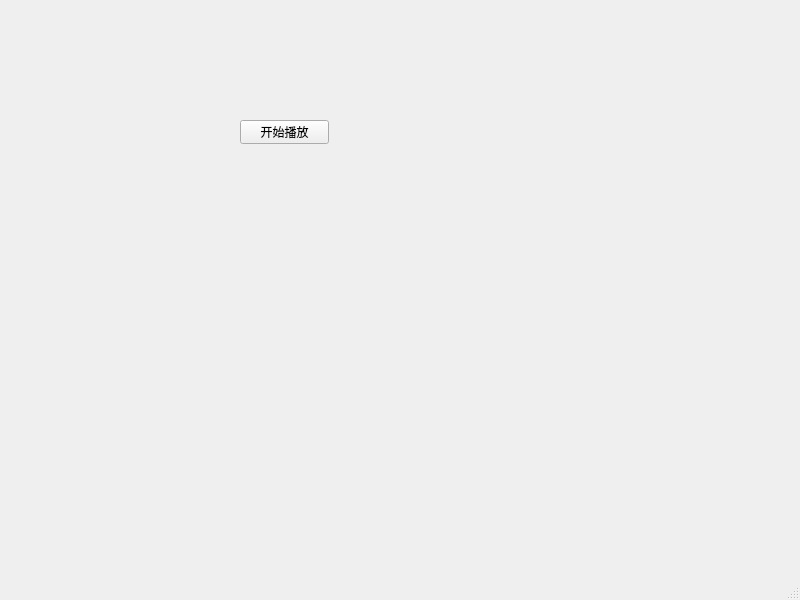
<?xml version="1.0" encoding="UTF-8"?>
<ui version="4.0">
 <class>MainWindow</class>
 <widget class="QMainWindow" name="MainWindow">
  <property name="geometry">
   <rect>
    <x>0</x>
    <y>0</y>
    <width>800</width>
    <height>600</height>
   </rect>
  </property>
  <property name="windowTitle">
   <string>MainWindow</string>
  </property>
  <widget class="QWidget" name="centralwidget">
   <widget class="QPushButton" name="playButton">
    <property name="geometry">
     <rect>
      <x>240</x>
      <y>120</y>
      <width>89</width>
      <height>24</height>
     </rect>
    </property>
    <property name="text">
     <string>开始播放</string>
    </property>
   </widget>
  </widget>
  <widget class="QMenuBar" name="menubar">
   <property name="geometry">
    <rect>
     <x>0</x>
     <y>0</y>
     <width>800</width>
     <height>25</height>
    </rect>
   </property>
  </widget>
  <widget class="QStatusBar" name="statusbar"/>
 </widget>
 <resources/>
 <connections/>
</ui>
